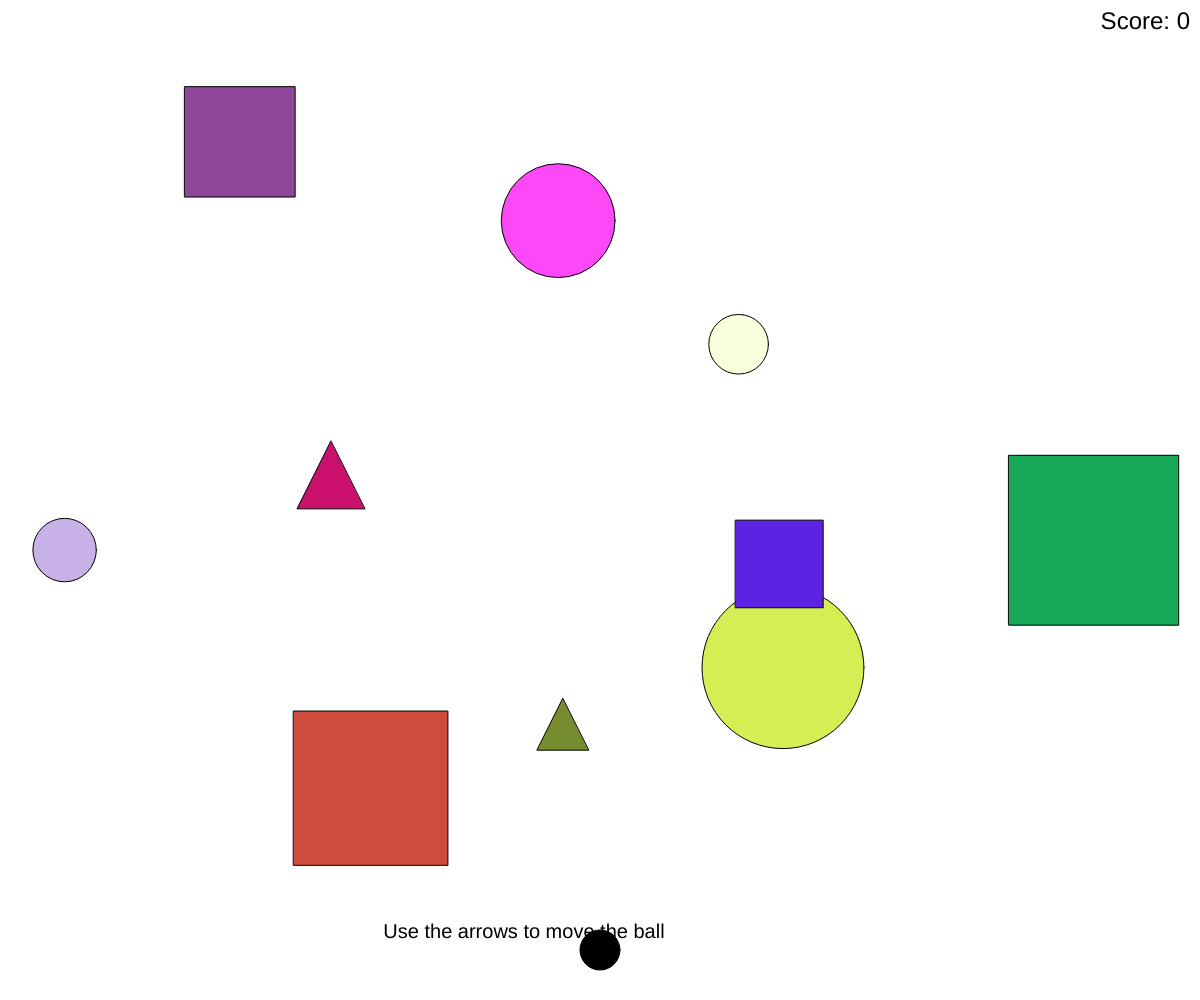
Frame 1 (no input)
Frame 60 (no input): identical to frame 1, image omitted
Frame 120 (the mouse pressed at the canvas centre since frame 60): identical to frame 1, image omitted

The p5.js sketch that drew this single still picture (run headless with seeded random() and noise() and a simulated clock; from frame 60 on, the mouse is pressed at the canvas centre):

// p5.js sketch
// ── sketch.js
let ball = { x: 0, y: 0, radius: 20, velocity: { x: 0, y: 0 } };
const shapes = [];
const shapeCount = 10; // Number of shapes
let score = 0; // Player's score
let notePosition = { x: 0, y: 0 }; // Position of the note

function setup() {
    createCanvas(windowWidth, windowHeight);
    resetGame();
}

function draw() {
    background(255); // White background

    // Draw shapes
    for (let shape of shapes) {
        fill(shape.color);
        if (shape.type === 'circle') {
            ellipse(shape.x, shape.y, shape.size);
        } else if (shape.type === 'rectangle') {
            rect(shape.x, shape.y, shape.size, shape.size);
        } else if (shape.type === 'triangle') {
            triangle(
                shape.x,
                shape.y - shape.size / 2,
                shape.x - shape.size / 2,
                shape.y + shape.size / 2,
                shape.x + shape.size / 2,
                shape.y + shape.size / 2
            );
        }
    }

    // Update ball position
    ball.x += ball.velocity.x;
    ball.y += ball.velocity.y;

    // Constrain ball to screen borders and make it bounce with reduced speed
    if (ball.x - ball.radius <= 0 || ball.x + ball.radius >= width) {
        ball.velocity.x *= -0.5; // Reverse x-direction with reduced speed
        ball.x = constrain(ball.x, ball.radius, width - ball.radius); // Keep within bounds
    }
    if (ball.y - ball.radius <= 0 || ball.y + ball.radius >= height) {
        ball.velocity.y *= -0.5; // Reverse y-direction with reduced speed
        ball.y = constrain(ball.y, ball.radius, height - ball.radius); // Keep within bounds
    }

    // Detect collision with shapes
    for (let shape of shapes) {
        if (isCollidingWithShape(ball, shape)) {
            handleShapeCollision(ball, shape);
            score += calculateScore(shape); // Update score based on shape size
        }
    }

    // Draw the ball
    fill(0);
    ellipse(ball.x, ball.y, ball.radius * 2);

    // Display the score
    displayScore();

    // Display the note
    drawNote();
}

function mousePressed() {
    for (let shape of shapes) {
        const distance = dist(mouseX, mouseY, shape.x, shape.y);
        if (distance < shape.size / 2) {
            // Apply a large force to the ball
            const angle = atan2(mouseY - ball.y, mouseX - ball.x); // Direction to ball
            ball.velocity.x += cos(angle) * 50; // Strong push horizontally
            ball.velocity.y += sin(angle) * 50; // Strong push vertically
        }
    }
}

function keyPressed() {
    // Arrow key movement, ball moves 10 times faster
    const speed = 10;
    if (keyCode === LEFT_ARROW) ball.velocity.x -= speed;
    if (keyCode === RIGHT_ARROW) ball.velocity.x += speed;
    if (keyCode === UP_ARROW) ball.velocity.y -= speed;
    if (keyCode === DOWN_ARROW) ball.velocity.y += speed;
}

function windowResized() {
    resizeCanvas(windowWidth, windowHeight);
    resetGame();
}

function resetGame() {
    ball.x = width / 2;
    ball.y = height - 50; // Start at the bottom of the screen
    ball.velocity = { x: 0, y: 0 };
    score = 0; // Reset score

    // Recreate shapes without overlapping
    shapes.length = 0;
    for (let i = 0; i < shapeCount; i++) {
        let newShape;
        let attempts = 0; // Limit the number of attempts to avoid infinite loops

        do {
            const size = random(ball.radius * 2, ball.radius * 10); // Size between 1x and 5x the ball
            newShape = {
                x: random(size / 2, width - size / 2),
                y: random(size / 2, height - size / 2),
                size: size,
                type: random(['circle', 'rectangle', 'triangle']), // Random shape type
                color: color(random(255), random(255), random(255)), // Static random color
            };
            attempts++;
        } while (isOverlapping(newShape) && attempts < 100);

        shapes.push(newShape);
    }

    // Place the note in a safe position
    positionNote();
}

function isOverlapping(newShape) {
    for (let shape of shapes) {
        const distance = dist(newShape.x, newShape.y, shape.x, shape.y);
        if (distance < (newShape.size + shape.size) / 2) {
            return true; // Overlapping detected
        }
    }
    return false; // No overlap
}

function isCollidingWithShape(ball, shape) {
    if (shape.type === 'circle') {
        const distance = dist(ball.x, ball.y, shape.x, shape.y);
        return distance < ball.radius + shape.size / 2;
    } else if (shape.type === 'rectangle') {
        return (
            ball.x + ball.radius > shape.x &&
            ball.x - ball.radius < shape.x + shape.size &&
            ball.y + ball.radius > shape.y &&
            ball.y - ball.radius < shape.y + shape.size
        );
    } else if (shape.type === 'triangle') {
        return (
            ball.x + ball.radius > shape.x - shape.size / 2 &&
            ball.x - ball.radius < shape.x + shape.size / 2 &&
            ball.y + ball.radius > shape.y - shape.size / 2 &&
            ball.y - ball.radius < shape.y + shape.size / 2
        );
    }
    return false;
}

function handleShapeCollision(ball, shape) {
    const boost = 3; // Speed boost factor upon collision
    if (shape.type === 'circle') {
        const angle = atan2(ball.y - shape.y, ball.x - shape.x);
        ball.velocity.x = cos(angle) * ball.velocity.x * -boost;
        ball.velocity.y = sin(angle) * ball.velocity.y * -boost;
    } else {
        const dx = ball.x - (shape.x + shape.size / 2);
        const dy = ball.y - (shape.y + shape.size / 2);

        if (abs(dx) > abs(dy)) {
            ball.velocity.x *= -boost;
        } else {
            ball.velocity.y *= -boost;
        }
    }
}

function calculateScore(shape) {
    // Smaller shapes give 100x more points; larger shapes give fewer points
    return Math.round(10000 / shape.size);
}

function displayScore() {
    fill(0);
    textSize(24);
    textAlign(RIGHT, TOP);
    text(`Score: ${score}`, width - 10, 10);
}

function drawNote() {
    fill(0);
    textSize(20);
    textAlign(LEFT, BOTTOM);
    text("Use the arrows to move the ball", notePosition.x, notePosition.y);
}

function positionNote() {
    let attempts = 0;
    do {
        notePosition.x = random(10, width - 200); // Avoid the edges
        notePosition.y = random(height - 100, height - 10); // Bottom of the screen
        attempts++;
    } while (isOverlappingWithShapes(notePosition.x, notePosition.y) && attempts < 100);
}

function isOverlappingWithShapes(x, y) {
    for (let shape of shapes) {
        const distance = dist(x, y, shape.x, shape.y);
        if (distance < shape.size / 2 + 50) return true; // Avoid overlap with shapes
    }
    return false;
}

// ── style.css
body {
    font-family: Arial, sans-serif;
    margin: 0;
    padding: 0;
    display: flex;
    justify-content: center;
    align-items: center;
    height: 100vh;
    background-color: #f0f0f0;
}

.hidden {
    display: none;
}

.visible {
    display: block;
}

#landing-page, #leaderboard-container {
    text-align: center;
}

#score-container {
    position: absolute;
    top: 10px;
    right: 10px;
    font-size: 20px;
}

canvas {
    display: block;
    margin: auto;
}
